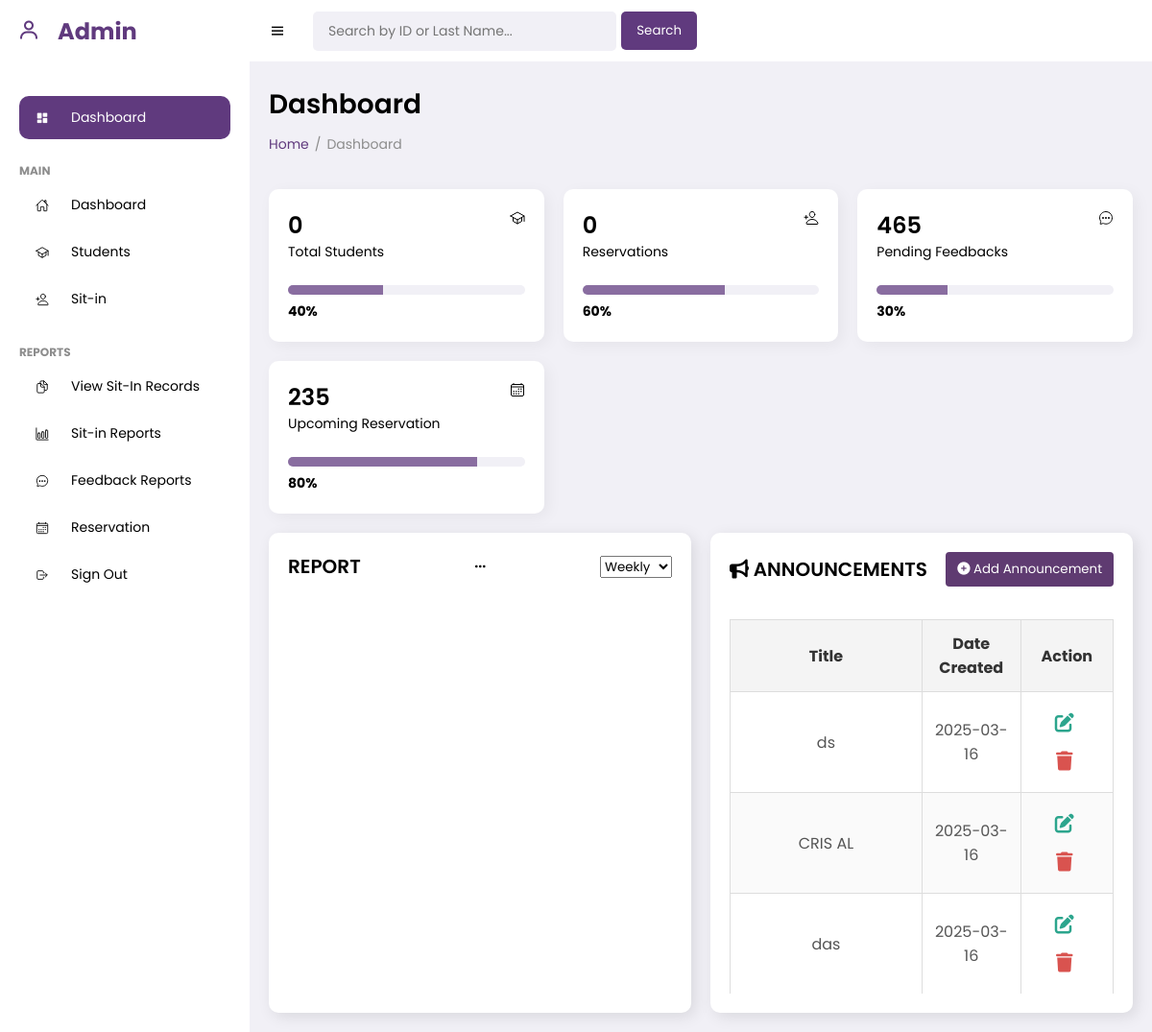
/admin_dashboard (signed in), run on an earlier commit of the app's database.
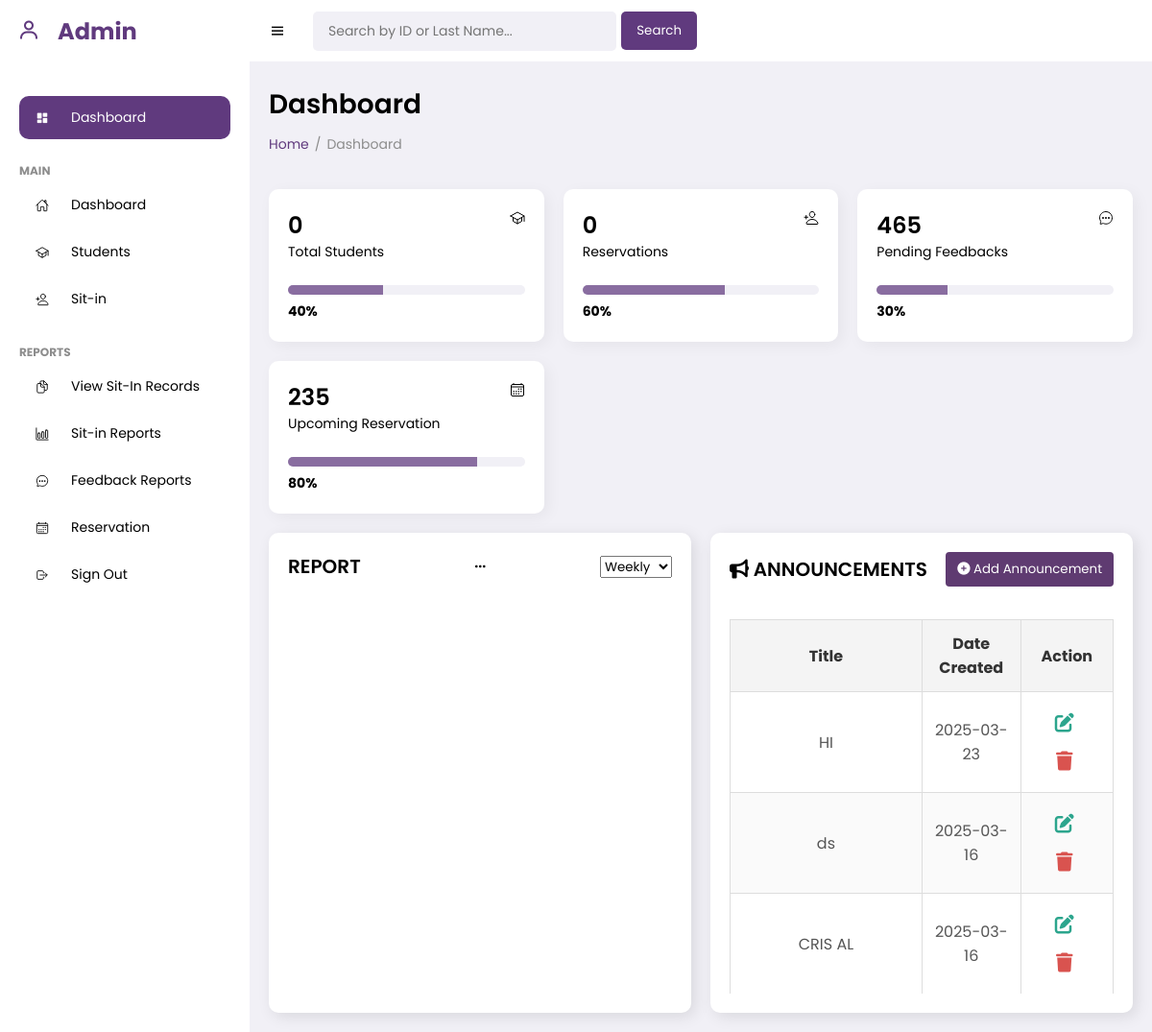
And on a later commit of the database.
### tables this page shows
CREATE TABLE announcements (
    id INTEGER PRIMARY KEY AUTOINCREMENT,
    title TEXT NOT NULL,
    content TEXT NOT NULL,
    date_posted DATETIME);

### app.py (the view)
@app.route("/admin_dashboard")
def admin_dashboard():
    if "user" not in session or not dbhelper.is_admin(session["user"]):
        return redirect("/login")
    announcements = dbhelper.get_announcements()
    return render_template("admin_dashboard.html", announcements=announcements)

### app.py (called while the page is built)
@app.after_request
def disable_cache(response):
    response.headers['Cache-Control'] = 'no-store, no-cache, must-revalidate, post-check=0, pre-check=0'
    response.headers['Pragma'] = 'no-cache'
    response.headers['Expires'] = '0'
    return response

### dbhelper.py (called while the page is built)
def getprocess(sql: str, params: tuple = ()) -> list:
    db = connect(database)
    cursor: object = db.cursor()
    cursor.row_factory = Row
    cursor.execute(sql, params)
    data: list = cursor.fetchall()
    db.close()
    return [dict(row) for row in data]

def is_admin(username: str) -> bool:
    sql = "SELECT is_admin FROM users WHERE username = ?"
    result = getprocess(sql, (username,))
    return result[0]["is_admin"] == 1 if result else False

def get_announcements() -> list:
    sql = "SELECT id, title, content, date_posted FROM announcements ORDER BY date_posted DESC, id DESC"
    announcements = getprocess(sql)
    print(f"Fetched announcements: {announcements}")
    return announcements

### templates/admin_dashboard.html (shortened to what this page needs)
<!DOCTYPE html>
<html lang="en">
<head>
	<link href='https://unpkg.com/boxicons@2.0.9/css/boxicons.min.css' rel='stylesheet'>
    <link rel="stylesheet" href="../static/admin_dashboard.css">
	<link rel="stylesheet" href="https://cdn.datatables.net/1.13.4/css/jquery.dataTables.min.css">
</head>
<body>
	<section id="sidebar">
		<a href="#" class="brand"><i class='bx bx-user icon'></i> Admin </a>
		<ul class="side-menu">
			<li><a href="#" class="active"><i class='bx bxs-dashboard icon' ></i> Dashboard</a></li>
			<li class="divider" data-text="main">Main</li>
			<li>
				<a href="#">
                    <span class="icon">
                        <ion-icon name="home-outline"></ion-icon>
                    </span>
                    <span class="title">Dashboard</span>
                </a>
			</li>
			<li>
                <a href="{{ url_for('admin_students') }}">
                    <span class="icon">
                        <ion-icon name="school-outline"></ion-icon>
                    </span>
                    <span class="title">Students</span>
                </a>
            </li>
			<li>
                <a href="{{ url_for('admin_sit_in') }}">
                    <span class="icon">
                        <ion-icon name="person-add-outline"></ion-icon>
                    </span>
                    <span class="title">Sit-in</span>
                </a>
            </li>
			<li class="divider" data-text="Reports">Reports</li>
			<li>
                <a href="#">
                    <span class="icon">
                        <ion-icon name="documents-outline"></ion-icon>
                    </span>
                    <span class="title">View Sit-In Records</span>
                </a>
            </li>
			<li>
				<a href="#">
                    <span class="icon">
                        <ion-icon name="bar-chart-outline"></ion-icon>
                    </span>
                    <span class="title">Sit-in Reports</span>
                </a>
			</li>
            <li>
                <a href="#">
                    <span class="icon">
                        <ion-icon name="chatbubble-ellipses-outline"></ion-icon>
                    </span>
                    <span class="title">Feedback Reports</span>
                </a>
            </li>
            <li>
                <a href="#">
                    <span class="icon">
                        <ion-icon name="calendar-outline"></ion-icon>
                    </span>
                    <span class="title">Reservation</span>
                </a>
            </li>
            <li>
                <a href="{{ url_for('logout') }}">
                    <span class="icon">
                        <ion-icon name="log-out-outline"></ion-icon>
                    </span>
                    <span class="title">Sign Out</span>
                </a>
            </li>
		</ul>
	</section>
	<section id="content">
		<nav>
			<i class='bx bx-menu toggle-sidebar'></i>
			<form id="searchForm">
				<div class="form-group">
					<input type="text" id="searchInput" placeholder="Search by ID or Last Name...">
					<button type="button" id="searchBtn" class="search-btn">Search</button>
				</div>
			</form>
		</nav>
		<main>
			<h1 class="title">Dashboard</h1>
			<ul class="breadcrumbs">
				<li><a href="#">Home</a></li>
				<li class="divider">/</li>
				<li><a href="#" class="active">Dashboard</a></li>
			</ul>
			<div class="info-data">
				<div class="card">
					<div class="head">
						<div>
							<h2 id="total-students">0</h2>
							<p>Total Students</p>
						</div>
						<div class="iconBx">
							<ion-icon name="school-outline"></ion-icon>
						</div>
					</div>
					<span class="progress" data-value="40%" ></span>
					<span class="label">40%</span>
				</div>
				<div class="card">
					<div class="head">
						<div>
							<h2 id="total-reservations">0</h2>
							<p>Reservations</p>
						</div>
						<div class="iconBx">
							<ion-icon name="person-add-outline"></ion-icon>
						</div>
					</div>
					<span class="progress" data-value="60%" id="reservations-progress"></span>
					<span class="label" id="reservations-label">60%</span>
				</div>
				<div class="card">
					<div class="head">
						<div>
							<h2>465</h2>
							<p>Pending Feedbacks</p>
						</div>
                        <div class="iconBx">
                            <ion-icon name="chatbubble-ellipses-outline"></ion-icon>
                        </div>
					</div>
					<span class="progress" data-value="30%"></span>
					<span class="label">30%</span>
				</div>
				<div class="card">
					<div class="head">
						<div>
							<h2>235</h2>
							<p>Upcoming Reservation</p>
						</div>
                        <div class="iconBx">
                            <ion-icon name="calendar-outline"></ion-icon>
                        </div>
					</div>
					<span class="progress" data-value="80%"></span>
					<span class="label">80%</span>
				</div>
			</div>
			<div class="data">
				<div class="content-data">
					<div class="head">
						<h3>REPORT</h3>
						<div class="menu">
							<i class='bx bx-dots-horizontal-rounded icon'></i>
						</div>
						<select id="timePeriod">
							<option value="weekly">Weekly</option>
						</select>
					</div>
				</div>
				<div class="content-data">
					<div class="head">
						<h3><i class="fas fa-bullhorn"></i> ANNOUNCEMENTS</h3>
						<button id="openModal" class="btn btn-add"><i class="fas fa-plus-circle"></i> Add Announcement</button>
					</div>
					<div id="announcementList" style="max-height: 400px; overflow-y: auto;">
						<table id="announcementTable" class="announcement-table">
							<thead>
								<tr>
									<th style="text-align: center;">Title</th>
									<th style="text-align: center;">Date Created</th>
									<th style="text-align: center;">Action</th>
								</tr>
							</thead>
							<tbody id="announcementBody" style="text-align: center;">
								{% if announcements %}
									{% for ann in announcements %}
										<tr id="announcementRow-{{ ann.id }}"  class="announcement-row" data-id="{{ ann.id }}" data-title="{{ ann.title }}" data-content="{{ ann.content }}"  data-date-posted="{{ ann.date_posted }}" style="text-align: center; cursor: pointer;">
											<td style="text-align: center;">{{ ann.title }}</td>
											<td style="text-align: center;">{{ ann.date_posted[:10] }}</td>
											<td style="text-align: center;">
												<button class="btn-icon edit-btn" onclick="event.stopPropagation();  editAnnouncement('{{ ann.id }}')">
													<i class="fas fa-edit"></i>
												</button>
												<button class="btn-icon delete-btn" onclick="event.stopPropagation(); deleteAnnouncement('{{ ann.id }}')">
													<i class="fas fa-trash"></i>
												</button>
											</td>
										</tr>
									{% endfor %}
								{% else %}
									<tr>
										<td colspan="3">No announcements available.</td>
									</tr>
								{% endif %}
							</tbody>
						</table>
					</div>
				</div>
			</div>
		</main>
	</section>
</body>
</html>

What changed in the data, as far as the page shows it:
no longer on this page (row unchanged): announcements: title "das", date_posted "2025-03-16"
added announcements: title "HI", date_posted "2025-03-23"
